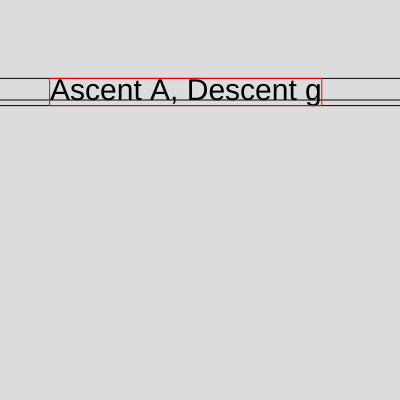
Frame 1 (no input)
Frame 60 (no input): identical to frame 1, image omitted
Frame 120 (the mouse pressed at the canvas centre since frame 60): identical to frame 1, image omitted

The p5.js sketch that drew this single still picture (run headless with seeded random() and noise() and a simulated clock; from frame 60 on, the mouse is pressed at the canvas centre):

// p5.js sketch
// ── sketch.js
// Original: https://editor.p5js.org/aferriss/sketches/SJERxF4Zm
// See also: https://p5js.org/reference/#/p5/textAscent
//
// TODO:
//  - have drop down to select fonts (to see how things change)
//  - print out ascent and descent information
//  - be able to set font size
function setup() {
  createCanvas(400, 400);
  // Accessibility: text description of the canvas for screen readers
  // https://p5js.org/reference/p5/describe/
  describe("Sample text with horizontal lines marking its baseline, ascent, and descent, plus a red box showing the text's bounding area.");
  noSmooth();
}

function draw() {
  background(220);
  
  textSize(30);
  
  let textScalar = 0.8;
  let xText = 50;
  let yText = 100;
  let asc =  textAscent() * textScalar;
  let desc = textDescent() * textScalar;
  
  let str = "Ascent A, Descent g";
  fill(0);
  noStroke();
  text(str, xText, yText);
  
  stroke(0);
  line(0, yText - asc, width, yText - asc);
  line(0, yText + desc, width, yText + desc);
  line(0, yText, width, yText); // baseline
  
  noFill();
  stroke(255, 0, 0);
  let strWidth = textWidth(str);
  rect(50, yText - asc, strWidth, asc + desc);
}
